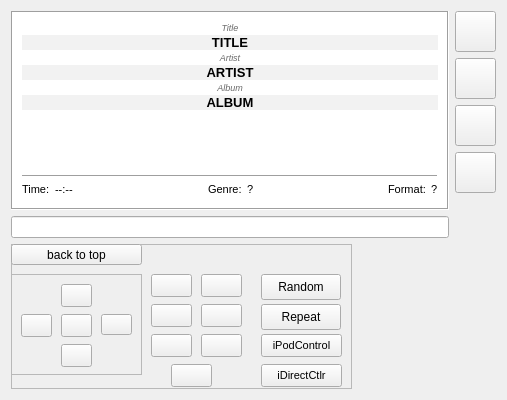
<?xml version="1.0" encoding="UTF-8"?>
<ui version="4.0">
 <class>usbDialog</class>
 <widget class="QDialog" name="usbDialog">
  <property name="geometry">
   <rect>
    <x>0</x>
    <y>0</y>
    <width>507</width>
    <height>400</height>
   </rect>
  </property>
  <property name="minimumSize">
   <size>
    <width>0</width>
    <height>400</height>
   </size>
  </property>
  <property name="maximumSize">
   <size>
    <width>16777215</width>
    <height>400</height>
   </size>
  </property>
  <property name="windowTitle">
   <string>iPod/USB</string>
  </property>
  <layout class="QVBoxLayout" name="verticalLayout_6">
   <item>
    <layout class="QHBoxLayout" name="horizontalLayout_2">
     <item>
      <layout class="QVBoxLayout" name="verticalLayout_4">
       <item>
        <widget class="QStackedWidget" name="DisplayWidget">
         <property name="currentIndex">
          <number>1</number>
         </property>
         <widget class="QWidget" name="page">
          <layout class="QVBoxLayout" name="verticalLayout_3">
           <property name="spacing">
            <number>0</number>
           </property>
           <property name="leftMargin">
            <number>0</number>
           </property>
           <property name="topMargin">
            <number>0</number>
           </property>
           <property name="rightMargin">
            <number>0</number>
           </property>
           <property name="bottomMargin">
            <number>0</number>
           </property>
           <item>
            <widget class="QListWidget" name="listWidget">
             <property name="iconSize">
              <size>
               <width>16</width>
               <height>16</height>
              </size>
             </property>
            </widget>
           </item>
          </layout>
         </widget>
         <widget class="QWidget" name="page_2">
          <layout class="QVBoxLayout" name="verticalLayout_2">
           <property name="spacing">
            <number>0</number>
           </property>
           <property name="leftMargin">
            <number>0</number>
           </property>
           <property name="topMargin">
            <number>0</number>
           </property>
           <property name="rightMargin">
            <number>0</number>
           </property>
           <property name="bottomMargin">
            <number>0</number>
           </property>
           <item>
            <widget class="QFrame" name="PlayWindowFrame">
             <property name="palette">
              <palette>
               <active>
                <colorrole role="Base">
                 <brush brushstyle="SolidPattern">
                  <color alpha="255">
                   <red>255</red>
                   <green>255</green>
                   <blue>255</blue>
                  </color>
                 </brush>
                </colorrole>
                <colorrole role="Window">
                 <brush brushstyle="SolidPattern">
                  <color alpha="255">
                   <red>255</red>
                   <green>255</green>
                   <blue>255</blue>
                  </color>
                 </brush>
                </colorrole>
               </active>
               <inactive>
                <colorrole role="Base">
                 <brush brushstyle="SolidPattern">
                  <color alpha="255">
                   <red>255</red>
                   <green>255</green>
                   <blue>255</blue>
                  </color>
                 </brush>
                </colorrole>
                <colorrole role="Window">
                 <brush brushstyle="SolidPattern">
                  <color alpha="255">
                   <red>255</red>
                   <green>255</green>
                   <blue>255</blue>
                  </color>
                 </brush>
                </colorrole>
               </inactive>
               <disabled>
                <colorrole role="Base">
                 <brush brushstyle="SolidPattern">
                  <color alpha="255">
                   <red>255</red>
                   <green>255</green>
                   <blue>255</blue>
                  </color>
                 </brush>
                </colorrole>
                <colorrole role="Window">
                 <brush brushstyle="SolidPattern">
                  <color alpha="255">
                   <red>255</red>
                   <green>255</green>
                   <blue>255</blue>
                  </color>
                 </brush>
                </colorrole>
               </disabled>
              </palette>
             </property>
             <property name="autoFillBackground">
              <bool>true</bool>
             </property>
             <property name="frameShape">
              <enum>QFrame::Box</enum>
             </property>
             <property name="frameShadow">
              <enum>QFrame::Sunken</enum>
             </property>
             <layout class="QVBoxLayout" name="verticalLayout">
              <property name="spacing">
               <number>2</number>
              </property>
              <item>
               <widget class="QLabel" name="label">
                <property name="palette">
                 <palette>
                  <active>
                   <colorrole role="WindowText">
                    <brush brushstyle="SolidPattern">
                     <color alpha="255">
                      <red>106</red>
                      <green>106</green>
                      <blue>106</blue>
                     </color>
                    </brush>
                   </colorrole>
                  </active>
                  <inactive>
                   <colorrole role="WindowText">
                    <brush brushstyle="SolidPattern">
                     <color alpha="255">
                      <red>106</red>
                      <green>106</green>
                      <blue>106</blue>
                     </color>
                    </brush>
                   </colorrole>
                  </inactive>
                  <disabled>
                   <colorrole role="WindowText">
                    <brush brushstyle="SolidPattern">
                     <color alpha="255">
                      <red>120</red>
                      <green>120</green>
                      <blue>120</blue>
                     </color>
                    </brush>
                   </colorrole>
                  </disabled>
                 </palette>
                </property>
                <property name="font">
                 <font>
                  <pointsize>7</pointsize>
                  <italic>true</italic>
                 </font>
                </property>
                <property name="text">
                 <string>Title</string>
                </property>
                <property name="alignment">
                 <set>Qt::AlignCenter</set>
                </property>
               </widget>
              </item>
              <item>
               <widget class="QLabel" name="TitleLabel">
                <property name="palette">
                 <palette>
                  <active>
                   <colorrole role="Base">
                    <brush brushstyle="SolidPattern">
                     <color alpha="255">
                      <red>242</red>
                      <green>242</green>
                      <blue>242</blue>
                     </color>
                    </brush>
                   </colorrole>
                   <colorrole role="Window">
                    <brush brushstyle="SolidPattern">
                     <color alpha="255">
                      <red>242</red>
                      <green>242</green>
                      <blue>242</blue>
                     </color>
                    </brush>
                   </colorrole>
                  </active>
                  <inactive>
                   <colorrole role="Base">
                    <brush brushstyle="SolidPattern">
                     <color alpha="255">
                      <red>242</red>
                      <green>242</green>
                      <blue>242</blue>
                     </color>
                    </brush>
                   </colorrole>
                   <colorrole role="Window">
                    <brush brushstyle="SolidPattern">
                     <color alpha="255">
                      <red>242</red>
                      <green>242</green>
                      <blue>242</blue>
                     </color>
                    </brush>
                   </colorrole>
                  </inactive>
                  <disabled>
                   <colorrole role="Base">
                    <brush brushstyle="SolidPattern">
                     <color alpha="255">
                      <red>242</red>
                      <green>242</green>
                      <blue>242</blue>
                     </color>
                    </brush>
                   </colorrole>
                   <colorrole role="Window">
                    <brush brushstyle="SolidPattern">
                     <color alpha="255">
                      <red>242</red>
                      <green>242</green>
                      <blue>242</blue>
                     </color>
                    </brush>
                   </colorrole>
                  </disabled>
                 </palette>
                </property>
                <property name="font">
                 <font>
                  <pointsize>10</pointsize>
                  <weight>75</weight>
                  <bold>true</bold>
                 </font>
                </property>
                <property name="autoFillBackground">
                 <bool>true</bool>
                </property>
                <property name="text">
                 <string>TITLE</string>
                </property>
                <property name="alignment">
                 <set>Qt::AlignCenter</set>
                </property>
                <property name="margin">
                 <number>5</number>
                </property>
               </widget>
              </item>
              <item>
               <widget class="QLabel" name="label_2">
                <property name="palette">
                 <palette>
                  <active>
                   <colorrole role="WindowText">
                    <brush brushstyle="SolidPattern">
                     <color alpha="255">
                      <red>106</red>
                      <green>106</green>
                      <blue>106</blue>
                     </color>
                    </brush>
                   </colorrole>
                  </active>
                  <inactive>
                   <colorrole role="WindowText">
                    <brush brushstyle="SolidPattern">
                     <color alpha="255">
                      <red>106</red>
                      <green>106</green>
                      <blue>106</blue>
                     </color>
                    </brush>
                   </colorrole>
                  </inactive>
                  <disabled>
                   <colorrole role="WindowText">
                    <brush brushstyle="SolidPattern">
                     <color alpha="255">
                      <red>120</red>
                      <green>120</green>
                      <blue>120</blue>
                     </color>
                    </brush>
                   </colorrole>
                  </disabled>
                 </palette>
                </property>
                <property name="font">
                 <font>
                  <pointsize>7</pointsize>
                  <italic>true</italic>
                 </font>
                </property>
                <property name="text">
                 <string>Artist</string>
                </property>
                <property name="alignment">
                 <set>Qt::AlignCenter</set>
                </property>
               </widget>
              </item>
              <item>
               <widget class="QLabel" name="ArtistLabel">
                <property name="palette">
                 <palette>
                  <active>
                   <colorrole role="Base">
                    <brush brushstyle="SolidPattern">
                     <color alpha="255">
                      <red>242</red>
                      <green>242</green>
                      <blue>242</blue>
                     </color>
                    </brush>
                   </colorrole>
                   <colorrole role="Window">
                    <brush brushstyle="SolidPattern">
                     <color alpha="255">
                      <red>242</red>
                      <green>242</green>
                      <blue>242</blue>
                     </color>
                    </brush>
                   </colorrole>
                  </active>
                  <inactive>
                   <colorrole role="Base">
                    <brush brushstyle="SolidPattern">
                     <color alpha="255">
                      <red>242</red>
                      <green>242</green>
                      <blue>242</blue>
                     </color>
                    </brush>
                   </colorrole>
                   <colorrole role="Window">
                    <brush brushstyle="SolidPattern">
                     <color alpha="255">
                      <red>242</red>
                      <green>242</green>
                      <blue>242</blue>
                     </color>
                    </brush>
                   </colorrole>
                  </inactive>
                  <disabled>
                   <colorrole role="Base">
                    <brush brushstyle="SolidPattern">
                     <color alpha="255">
                      <red>242</red>
                      <green>242</green>
                      <blue>242</blue>
                     </color>
                    </brush>
                   </colorrole>
                   <colorrole role="Window">
                    <brush brushstyle="SolidPattern">
                     <color alpha="255">
                      <red>242</red>
                      <green>242</green>
                      <blue>242</blue>
                     </color>
                    </brush>
                   </colorrole>
                  </disabled>
                 </palette>
                </property>
                <property name="font">
                 <font>
                  <pointsize>10</pointsize>
                  <weight>75</weight>
                  <bold>true</bold>
                 </font>
                </property>
                <property name="autoFillBackground">
                 <bool>true</bool>
                </property>
                <property name="text">
                 <string>ARTIST</string>
                </property>
                <property name="alignment">
                 <set>Qt::AlignCenter</set>
                </property>
                <property name="margin">
                 <number>5</number>
                </property>
               </widget>
              </item>
              <item>
               <widget class="QLabel" name="label_3">
                <property name="palette">
                 <palette>
                  <active>
                   <colorrole role="WindowText">
                    <brush brushstyle="SolidPattern">
                     <color alpha="255">
                      <red>106</red>
                      <green>106</green>
                      <blue>106</blue>
                     </color>
                    </brush>
                   </colorrole>
                  </active>
                  <inactive>
                   <colorrole role="WindowText">
                    <brush brushstyle="SolidPattern">
                     <color alpha="255">
                      <red>106</red>
                      <green>106</green>
                      <blue>106</blue>
                     </color>
                    </brush>
                   </colorrole>
                  </inactive>
                  <disabled>
                   <colorrole role="WindowText">
                    <brush brushstyle="SolidPattern">
                     <color alpha="255">
                      <red>120</red>
                      <green>120</green>
                      <blue>120</blue>
                     </color>
                    </brush>
                   </colorrole>
                  </disabled>
                 </palette>
                </property>
                <property name="font">
                 <font>
                  <pointsize>7</pointsize>
                  <italic>true</italic>
                 </font>
                </property>
                <property name="text">
                 <string>Album</string>
                </property>
                <property name="alignment">
                 <set>Qt::AlignCenter</set>
                </property>
               </widget>
              </item>
              <item>
               <widget class="QLabel" name="AlbumLabel">
                <property name="palette">
                 <palette>
                  <active>
                   <colorrole role="Base">
                    <brush brushstyle="SolidPattern">
                     <color alpha="255">
                      <red>242</red>
                      <green>242</green>
                      <blue>242</blue>
                     </color>
                    </brush>
                   </colorrole>
                   <colorrole role="Window">
                    <brush brushstyle="SolidPattern">
                     <color alpha="255">
                      <red>242</red>
                      <green>242</green>
                      <blue>242</blue>
                     </color>
                    </brush>
                   </colorrole>
                  </active>
                  <inactive>
                   <colorrole role="Base">
                    <brush brushstyle="SolidPattern">
                     <color alpha="255">
                      <red>242</red>
                      <green>242</green>
                      <blue>242</blue>
                     </color>
                    </brush>
                   </colorrole>
                   <colorrole role="Window">
                    <brush brushstyle="SolidPattern">
                     <color alpha="255">
                      <red>242</red>
                      <green>242</green>
                      <blue>242</blue>
                     </color>
                    </brush>
                   </colorrole>
                  </inactive>
                  <disabled>
                   <colorrole role="Base">
                    <brush brushstyle="SolidPattern">
                     <color alpha="255">
                      <red>242</red>
                      <green>242</green>
                      <blue>242</blue>
                     </color>
                    </brush>
                   </colorrole>
                   <colorrole role="Window">
                    <brush brushstyle="SolidPattern">
                     <color alpha="255">
                      <red>242</red>
                      <green>242</green>
                      <blue>242</blue>
                     </color>
                    </brush>
                   </colorrole>
                  </disabled>
                 </palette>
                </property>
                <property name="font">
                 <font>
                  <pointsize>10</pointsize>
                  <weight>75</weight>
                  <bold>true</bold>
                 </font>
                </property>
                <property name="autoFillBackground">
                 <bool>true</bool>
                </property>
                <property name="text">
                 <string>ALBUM</string>
                </property>
                <property name="alignment">
                 <set>Qt::AlignCenter</set>
                </property>
                <property name="margin">
                 <number>5</number>
                </property>
               </widget>
              </item>
              <item>
               <spacer name="verticalSpacer_3">
                <property name="orientation">
                 <enum>Qt::Vertical</enum>
                </property>
                <property name="sizeHint" stdset="0">
                 <size>
                  <width>20</width>
                  <height>40</height>
                 </size>
                </property>
               </spacer>
              </item>
              <item>
               <widget class="QFrame" name="frame_2">
                <property name="palette">
                 <palette>
                  <active>
                   <colorrole role="Midlight">
                    <brush brushstyle="SolidPattern">
                     <color alpha="255">
                      <red>245</red>
                      <green>245</green>
                      <blue>245</blue>
                     </color>
                    </brush>
                   </colorrole>
                  </active>
                  <inactive>
                   <colorrole role="Midlight">
                    <brush brushstyle="SolidPattern">
                     <color alpha="255">
                      <red>245</red>
                      <green>245</green>
                      <blue>245</blue>
                     </color>
                    </brush>
                   </colorrole>
                  </inactive>
                  <disabled>
                   <colorrole role="Midlight">
                    <brush brushstyle="SolidPattern">
                     <color alpha="255">
                      <red>245</red>
                      <green>245</green>
                      <blue>245</blue>
                     </color>
                    </brush>
                   </colorrole>
                  </disabled>
                 </palette>
                </property>
                <property name="frameShape">
                 <enum>QFrame::HLine</enum>
                </property>
                <property name="frameShadow">
                 <enum>QFrame::Raised</enum>
                </property>
               </widget>
              </item>
              <item>
               <layout class="QHBoxLayout" name="horizontalLayout">
                <item>
                 <widget class="QLabel" name="label_4">
                  <property name="font">
                   <font>
                    <pointsize>8</pointsize>
                    <italic>false</italic>
                   </font>
                  </property>
                  <property name="text">
                   <string>Time: </string>
                  </property>
                 </widget>
                </item>
                <item>
                 <widget class="QLabel" name="TimeLabel">
                  <property name="font">
                   <font>
                    <pointsize>8</pointsize>
                    <weight>50</weight>
                    <italic>false</italic>
                    <bold>false</bold>
                   </font>
                  </property>
                  <property name="text">
                   <string>--:--</string>
                  </property>
                 </widget>
                </item>
                <item>
                 <spacer name="horizontalSpacer">
                  <property name="orientation">
                   <enum>Qt::Horizontal</enum>
                  </property>
                  <property name="sizeHint" stdset="0">
                   <size>
                    <width>40</width>
                    <height>20</height>
                   </size>
                  </property>
                 </spacer>
                </item>
                <item>
                 <widget class="QLabel" name="label_5">
                  <property name="font">
                   <font>
                    <pointsize>8</pointsize>
                    <italic>false</italic>
                   </font>
                  </property>
                  <property name="text">
                   <string>Genre: </string>
                  </property>
                 </widget>
                </item>
                <item>
                 <widget class="QLabel" name="GenreLabel">
                  <property name="font">
                   <font>
                    <pointsize>8</pointsize>
                    <weight>50</weight>
                    <italic>false</italic>
                    <bold>false</bold>
                   </font>
                  </property>
                  <property name="text">
                   <string>?</string>
                  </property>
                 </widget>
                </item>
                <item>
                 <spacer name="horizontalSpacer_2">
                  <property name="orientation">
                   <enum>Qt::Horizontal</enum>
                  </property>
                  <property name="sizeHint" stdset="0">
                   <size>
                    <width>40</width>
                    <height>20</height>
                   </size>
                  </property>
                 </spacer>
                </item>
                <item>
                 <widget class="QLabel" name="label_7">
                  <property name="font">
                   <font>
                    <pointsize>8</pointsize>
                    <italic>false</italic>
                   </font>
                  </property>
                  <property name="text">
                   <string>Format: </string>
                  </property>
                 </widget>
                </item>
                <item>
                 <widget class="QLabel" name="FormatLabel">
                  <property name="font">
                   <font>
                    <pointsize>8</pointsize>
                    <weight>50</weight>
                    <italic>false</italic>
                    <bold>false</bold>
                   </font>
                  </property>
                  <property name="text">
                   <string>?</string>
                  </property>
                 </widget>
                </item>
               </layout>
              </item>
             </layout>
            </widget>
           </item>
          </layout>
         </widget>
        </widget>
       </item>
       <item>
        <widget class="QLineEdit" name="UnderListEdit">
         <property name="readOnly">
          <bool>true</bool>
         </property>
        </widget>
       </item>
      </layout>
     </item>
     <item>
      <layout class="QVBoxLayout" name="verticalLayout_5">
       <property name="sizeConstraint">
        <enum>QLayout::SetMinimumSize</enum>
       </property>
       <item>
        <widget class="QPushButton" name="PageUpButton">
         <property name="minimumSize">
          <size>
           <width>41</width>
           <height>41</height>
          </size>
         </property>
         <property name="maximumSize">
          <size>
           <width>41</width>
           <height>41</height>
          </size>
         </property>
         <property name="toolTip">
          <string>Page Up</string>
         </property>
         <property name="text">
          <string/>
         </property>
         <property name="icon">
          <iconset>
           <normalon>:/new/prefix1/images/arrow-up.png</normalon>
          </iconset>
         </property>
         <property name="autoDefault">
          <bool>false</bool>
         </property>
        </widget>
       </item>
       <item>
        <widget class="QPushButton" name="PageUpButton_2">
         <property name="minimumSize">
          <size>
           <width>41</width>
           <height>41</height>
          </size>
         </property>
         <property name="maximumSize">
          <size>
           <width>41</width>
           <height>41</height>
          </size>
         </property>
         <property name="toolTip">
          <string>Page Up 100 lines</string>
         </property>
         <property name="text">
          <string/>
         </property>
         <property name="icon">
          <iconset>
           <normalon>:/new/prefix1/images/arrow-up-double.png</normalon>
          </iconset>
         </property>
         <property name="autoDefault">
          <bool>false</bool>
         </property>
        </widget>
       </item>
       <item>
        <widget class="QPushButton" name="PageDownButton_2">
         <property name="minimumSize">
          <size>
           <width>41</width>
           <height>41</height>
          </size>
         </property>
         <property name="maximumSize">
          <size>
           <width>41</width>
           <height>41</height>
          </size>
         </property>
         <property name="toolTip">
          <string>Page Down 100 lines</string>
         </property>
         <property name="text">
          <string/>
         </property>
         <property name="icon">
          <iconset>
           <normalon>:/new/prefix1/images/arrow-down-double.png</normalon>
          </iconset>
         </property>
         <property name="autoDefault">
          <bool>false</bool>
         </property>
        </widget>
       </item>
       <item>
        <widget class="QPushButton" name="PageDownButton">
         <property name="minimumSize">
          <size>
           <width>41</width>
           <height>41</height>
          </size>
         </property>
         <property name="maximumSize">
          <size>
           <width>41</width>
           <height>41</height>
          </size>
         </property>
         <property name="toolTip">
          <string>Page Down</string>
         </property>
         <property name="text">
          <string/>
         </property>
         <property name="icon">
          <iconset>
           <normalon>:/new/prefix1/images/arrow-down.png</normalon>
          </iconset>
         </property>
         <property name="autoDefault">
          <bool>false</bool>
         </property>
        </widget>
       </item>
       <item>
        <spacer name="verticalSpacer">
         <property name="orientation">
          <enum>Qt::Vertical</enum>
         </property>
         <property name="sizeHint" stdset="0">
          <size>
           <width>20</width>
           <height>40</height>
          </size>
         </property>
        </spacer>
       </item>
      </layout>
     </item>
    </layout>
   </item>
   <item>
    <widget class="QFrame" name="frame">
     <property name="minimumSize">
      <size>
       <width>341</width>
       <height>145</height>
      </size>
     </property>
     <property name="maximumSize">
      <size>
       <width>341</width>
       <height>151</height>
      </size>
     </property>
     <property name="frameShape">
      <enum>QFrame::StyledPanel</enum>
     </property>
     <property name="frameShadow">
      <enum>QFrame::Raised</enum>
     </property>
     <widget class="QPushButton" name="brepeat">
      <property name="geometry">
       <rect>
        <x>250</x>
        <y>60</y>
        <width>80</width>
        <height>26</height>
       </rect>
      </property>
      <property name="text">
       <string>Repeat</string>
      </property>
      <property name="autoDefault">
       <bool>false</bool>
      </property>
     </widget>
     <widget class="QPushButton" name="bdirectctl">
      <property name="geometry">
       <rect>
        <x>250</x>
        <y>120</y>
        <width>81</width>
        <height>23</height>
       </rect>
      </property>
      <property name="font">
       <font>
        <pointsize>8</pointsize>
       </font>
      </property>
      <property name="text">
       <string>iDirectCtlr</string>
      </property>
      <property name="autoDefault">
       <bool>false</bool>
      </property>
     </widget>
     <widget class="QPushButton" name="NetPrevButton">
      <property name="geometry">
       <rect>
        <x>140</x>
        <y>60</y>
        <width>41</width>
        <height>23</height>
       </rect>
      </property>
      <property name="text">
       <string/>
      </property>
      <property name="icon">
       <iconset>
        <normalon>:/new/prefix1/images/media-skip-backward-7.png</normalon>
       </iconset>
      </property>
      <property name="autoDefault">
       <bool>false</bool>
      </property>
     </widget>
     <widget class="QPushButton" name="NetPauseButton">
      <property name="geometry">
       <rect>
        <x>140</x>
        <y>30</y>
        <width>41</width>
        <height>23</height>
       </rect>
      </property>
      <property name="text">
       <string/>
      </property>
      <property name="icon">
       <iconset>
        <normalon>:/new/prefix1/images/media-playback-pause-7.png</normalon>
       </iconset>
      </property>
      <property name="autoDefault">
       <bool>false</bool>
      </property>
     </widget>
     <widget class="QFrame" name="frame_7">
      <property name="geometry">
       <rect>
        <x>0</x>
        <y>30</y>
        <width>131</width>
        <height>101</height>
       </rect>
      </property>
      <property name="frameShape">
       <enum>QFrame::StyledPanel</enum>
      </property>
      <property name="frameShadow">
       <enum>QFrame::Sunken</enum>
      </property>
      <widget class="QPushButton" name="CursorLeftButton">
       <property name="geometry">
        <rect>
         <x>10</x>
         <y>40</y>
         <width>31</width>
         <height>23</height>
        </rect>
       </property>
       <property name="text">
        <string/>
       </property>
       <property name="icon">
        <iconset>
         <normalon>:/new/prefix1/images/arrow-left-3.png</normalon>
        </iconset>
       </property>
       <property name="autoDefault">
        <bool>false</bool>
       </property>
      </widget>
      <widget class="QPushButton" name="CursorUpButton">
       <property name="geometry">
        <rect>
         <x>50</x>
         <y>10</y>
         <width>31</width>
         <height>23</height>
        </rect>
       </property>
       <property name="text">
        <string/>
       </property>
       <property name="icon">
        <iconset>
         <normalon>:/new/prefix1/images/arrow-up-3.png</normalon>
        </iconset>
       </property>
       <property name="autoDefault">
        <bool>false</bool>
       </property>
      </widget>
      <widget class="QPushButton" name="CursorRightButton">
       <property name="geometry">
        <rect>
         <x>90</x>
         <y>40</y>
         <width>31</width>
         <height>21</height>
        </rect>
       </property>
       <property name="text">
        <string/>
       </property>
       <property name="icon">
        <iconset>
         <normalon>:/new/prefix1/images/arrow-right-3.png</normalon>
        </iconset>
       </property>
       <property name="autoDefault">
        <bool>false</bool>
       </property>
      </widget>
      <widget class="QPushButton" name="CursorDownButton">
       <property name="geometry">
        <rect>
         <x>50</x>
         <y>70</y>
         <width>31</width>
         <height>23</height>
        </rect>
       </property>
       <property name="text">
        <string/>
       </property>
       <property name="icon">
        <iconset>
         <normalon>:/new/prefix1/images/arrow-down-3.png</normalon>
        </iconset>
       </property>
       <property name="autoDefault">
        <bool>false</bool>
       </property>
      </widget>
      <widget class="QPushButton" name="CursorEnterButton">
       <property name="geometry">
        <rect>
         <x>50</x>
         <y>40</y>
         <width>31</width>
         <height>23</height>
        </rect>
       </property>
       <property name="text">
        <string/>
       </property>
       <property name="icon">
        <iconset>
         <normalon>:/new/prefix1/images/Crystal_Clear_action_apply.png</normalon>
        </iconset>
       </property>
       <property name="autoDefault">
        <bool>false</bool>
       </property>
      </widget>
     </widget>
     <widget class="QPushButton" name="CursorReturnButton">
      <property name="geometry">
       <rect>
        <x>0</x>
        <y>0</y>
        <width>131</width>
        <height>21</height>
       </rect>
      </property>
      <property name="font">
       <font>
        <pointsize>9</pointsize>
       </font>
      </property>
      <property name="text">
       <string>back to top</string>
      </property>
      <property name="autoDefault">
       <bool>false</bool>
      </property>
     </widget>
     <widget class="QPushButton" name="NetStopButton">
      <property name="geometry">
       <rect>
        <x>160</x>
        <y>120</y>
        <width>41</width>
        <height>23</height>
       </rect>
      </property>
      <property name="text">
       <string/>
      </property>
      <property name="icon">
       <iconset>
        <normalon>:/new/prefix1/images/media-playback-stop-7.png</normalon>
       </iconset>
      </property>
      <property name="autoDefault">
       <bool>false</bool>
      </property>
     </widget>
     <widget class="QPushButton" name="bicontrol">
      <property name="geometry">
       <rect>
        <x>250</x>
        <y>90</y>
        <width>81</width>
        <height>23</height>
       </rect>
      </property>
      <property name="font">
       <font>
        <pointsize>8</pointsize>
       </font>
      </property>
      <property name="text">
       <string>iPodControl</string>
      </property>
      <property name="autoDefault">
       <bool>false</bool>
      </property>
     </widget>
     <widget class="QPushButton" name="brandom">
      <property name="geometry">
       <rect>
        <x>250</x>
        <y>30</y>
        <width>80</width>
        <height>26</height>
       </rect>
      </property>
      <property name="text">
       <string>Random</string>
      </property>
      <property name="autoDefault">
       <bool>false</bool>
      </property>
     </widget>
     <widget class="QPushButton" name="NetNextButton">
      <property name="geometry">
       <rect>
        <x>190</x>
        <y>60</y>
        <width>41</width>
        <height>23</height>
       </rect>
      </property>
      <property name="text">
       <string/>
      </property>
      <property name="icon">
       <iconset>
        <normalon>:/new/prefix1/images/media-skip-forward-7.png</normalon>
       </iconset>
      </property>
      <property name="autoDefault">
       <bool>false</bool>
      </property>
     </widget>
     <widget class="QPushButton" name="NetFwdButton">
      <property name="geometry">
       <rect>
        <x>190</x>
        <y>90</y>
        <width>41</width>
        <height>23</height>
       </rect>
      </property>
      <property name="text">
       <string/>
      </property>
      <property name="icon">
       <iconset>
        <normalon>:/new/prefix1/images/media-seek-forward-7.png</normalon>
       </iconset>
      </property>
      <property name="autoDefault">
       <bool>false</bool>
      </property>
     </widget>
     <widget class="QPushButton" name="NetRevButton">
      <property name="geometry">
       <rect>
        <x>140</x>
        <y>90</y>
        <width>41</width>
        <height>23</height>
       </rect>
      </property>
      <property name="text">
       <string/>
      </property>
      <property name="icon">
       <iconset>
        <normalon>:/new/prefix1/images/media-seek-backward-7.png</normalon>
       </iconset>
      </property>
      <property name="autoDefault">
       <bool>false</bool>
      </property>
     </widget>
     <widget class="QPushButton" name="NetPlayButton">
      <property name="geometry">
       <rect>
        <x>190</x>
        <y>30</y>
        <width>41</width>
        <height>23</height>
       </rect>
      </property>
      <property name="text">
       <string/>
      </property>
      <property name="icon">
       <iconset>
        <normalon>:/new/prefix1/images/media-playback-start-7.png</normalon>
       </iconset>
      </property>
      <property name="autoDefault">
       <bool>false</bool>
      </property>
     </widget>
    </widget>
   </item>
  </layout>
 </widget>
 <resources/>
 <connections/>
</ui>
